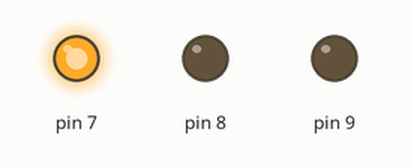
Simulated run of this sketch. Board: Arduino Uno, built with avr-gcc and run on an emulated ATmega328P. Shown: output pins drawn as LEDs (lit = HIGH).

Above: at 0.7 s.
At 3.7 s:
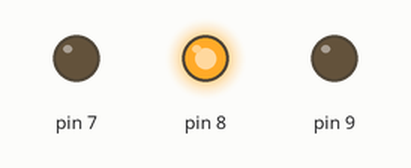
At 5.2 s:
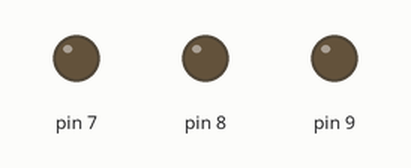
At 6.7 s:
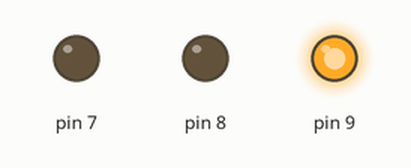
At 9.9 s:
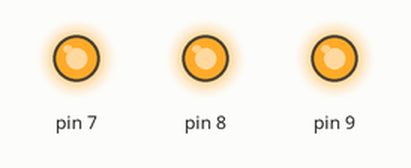
Timing chart, 0 to 12.1 s (numbered marks = the images above):
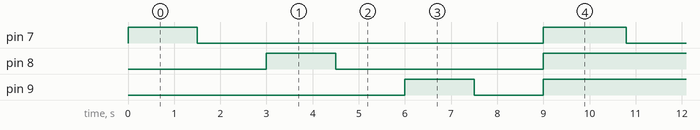

The sketch:

distance_sensor_ino1.ino
```cpp
// C++ code
//
int distanceThreshold = 0;
int cm = 0;
int inches = 0;

void setup()
{
  pinMode(7, OUTPUT);
  pinMode(8, OUTPUT);
  pinMode(9, OUTPUT);

}

void loop()
{
  digitalWrite(7, HIGH);
  delay(1500); // Wait for 1500 millisecond(s)
  digitalWrite(7, LOW);
  delay(1500); // Wait for 1500 millisecond(s)

  digitalWrite(8, HIGH);
  delay(1500); // Wait for 1500 millisecond(s)
  digitalWrite(8, LOW);
  delay(1500); // Wait for 1500 millisecond(s)

  digitalWrite(9, HIGH);
  delay(1500); // Wait for 1500 millisecond(s)
  digitalWrite(9, LOW);
  delay(1500); // Wait for 1500 millisecond(s


   if(cm>distanceThreshold){
  	   digitalWrite(7, LOW);
       digitalWrite(8, LOW);
       digitalWrite(9, LOW);
	}
  if(cm>distanceThreshold && cm >distanceThreshold -200){
   	digitalWrite(7, HIGH);
       digitalWrite(8, LOW);
       digitalWrite(9, LOW);

	}
    if(cm>distanceThreshold -350 && cm >distanceThreshold-450){
   digitalWrite(7, HIGH);
       digitalWrite(8, HIGH);
       digitalWrite(9, LOW);
    }
        if(cm>distanceThreshold -450 && cm >distanceThreshold-550){
   digitalWrite(7, HIGH);
       digitalWrite(8, HIGH );
       digitalWrite(9, HIGH);
        }
     if(cm>distanceThreshold -200){
   digitalWrite(7, HIGH);
       digitalWrite(8, HIGH);
       digitalWrite(9, HIGH);
     }
        delay(300);
}
```

Measured:
- by itself, pin 7: repeats every 9.3 s: LOW 7.5 s, HIGH 1.8 s
- by itself, pin 8: repeats every 9.3 s: LOW 4.5 s, HIGH 4.8 s
- by itself, pin 9: repeats every 9.3 s: LOW 1.5 s, HIGH 7.8 s
